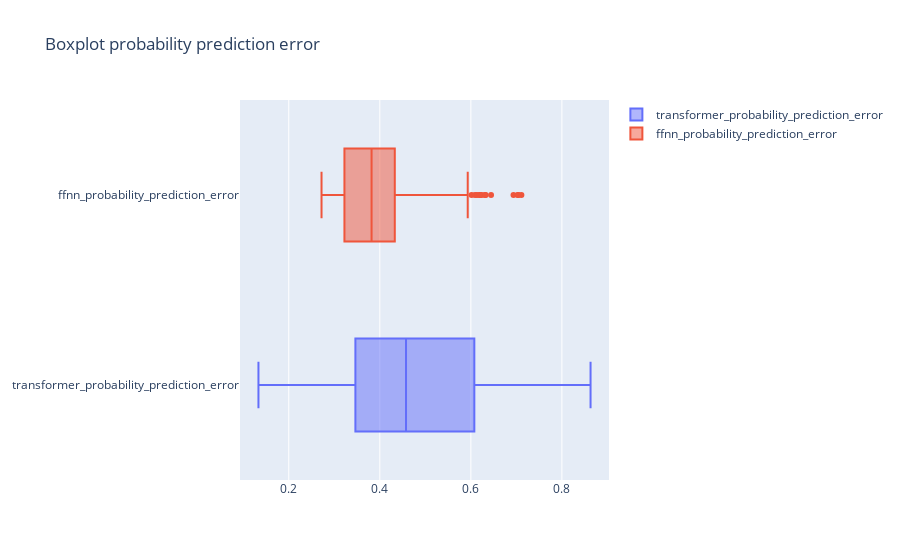

The cell this chart's notebook holds for it:
### Markdown cell above
### Visulization

### Code cell
# For boxplot
import plotly.graph_objects as go
import plotly.express as px
fig = go.Figure()
fig.add_trace(go.Box(x=df_preds[df_preds['iso3'].isin(changable_condition_lst)]['transformer_probability_prediction_error'].values,
                     name=df_preds[df_preds['iso3'].isin(changable_condition_lst)]['transformer_probability_prediction_error'].name))
fig.add_trace(go.Box(x=df_preds[df_preds['iso3'].isin(changable_condition_lst)]['ffnn_probability_prediction_error'].values,
                     name=df_preds[df_preds['iso3'].isin(changable_condition_lst)]['ffnn_probability_prediction_error'].name))
fig.update_layout(title_text='Boxplot probability prediction error').show()

### Figure 1 — Plotly figure (JSON) as saved in the notebook; plotly's stock layout.template omitted (floating-point values rounded to 4 significant figures; data arrays with more than 128 entries replaced by an {"elided": "..."} marker saying what was removed)
{"data": [{"name": "transformer_probability_prediction_error", "type": "box", "x": {"elided": "154 float values"}}, {"name": "ffnn_probability_prediction_error", "type": "box", "x": {"elided": "154 float values"}}], "layout": {"title": {"text": "Boxplot probability prediction error"}}}
